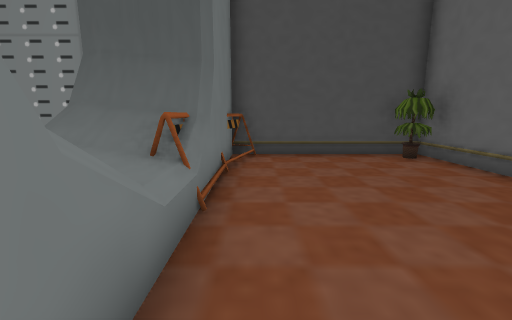
View 1 (above)

16 first-person views from a walk through a scene from a Unity 3-D project. The camera is 1.3 m above the floor, tilts 10° down and sees 90° across. The floor is counted in squares, 1 m on a side. Each view is taken from the middle of a square. On the plan, view 1 faces up. The plan holds only what a view shows up to about 13 squares ahead; the rest is blank. The place goes on beyond the plan. Some animated figures are not drawn.

View 2
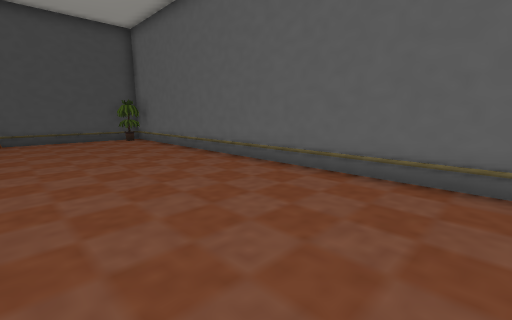

View 3
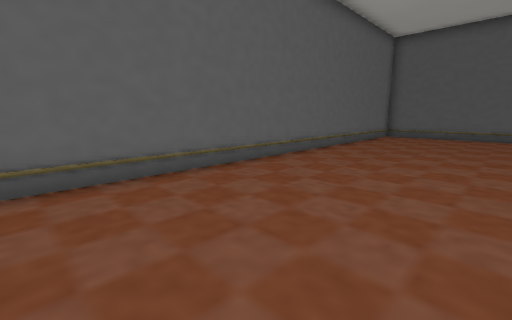

View 4
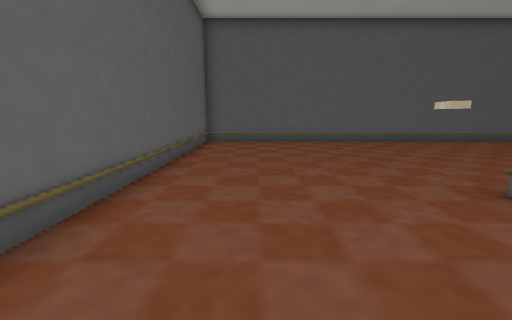

View 5
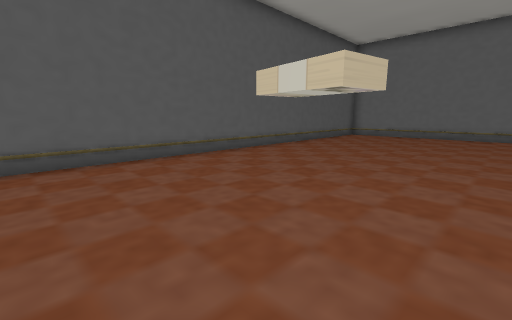

View 6
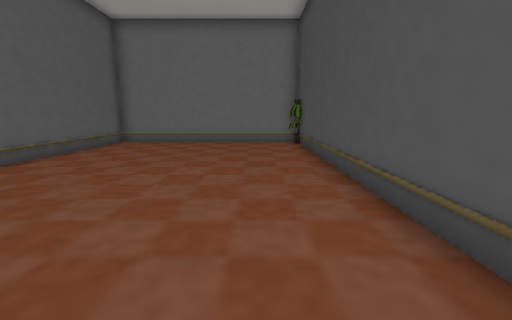

View 7
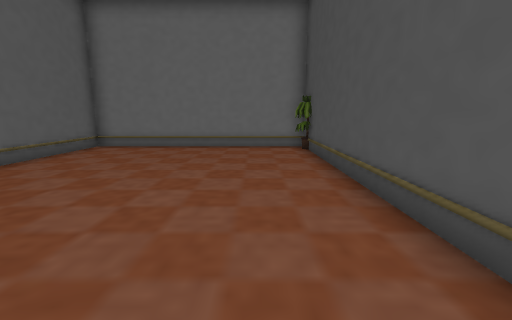

View 8
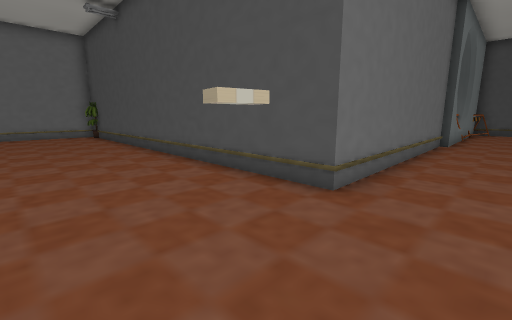

View 9
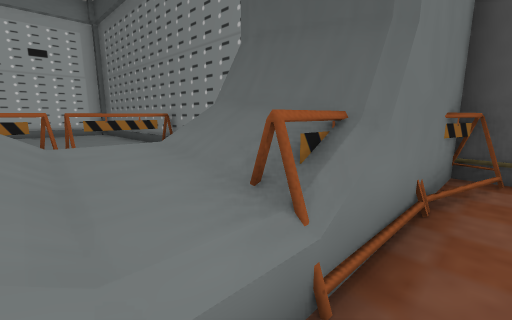

View 10
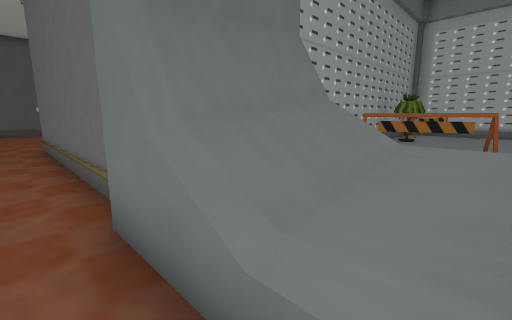

View 11
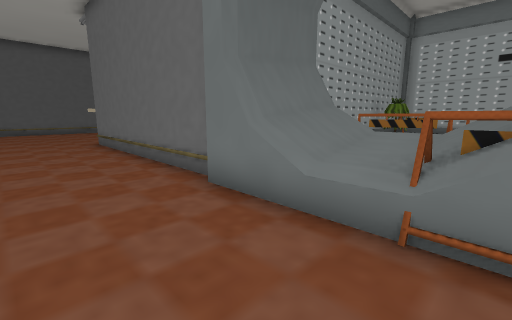

View 12
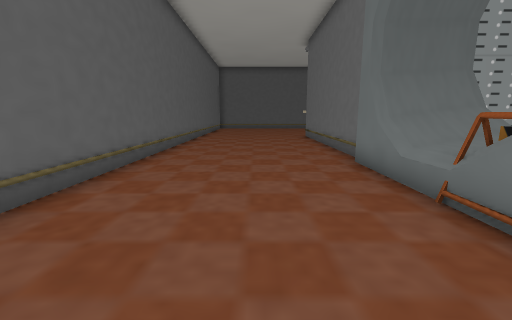

View 13
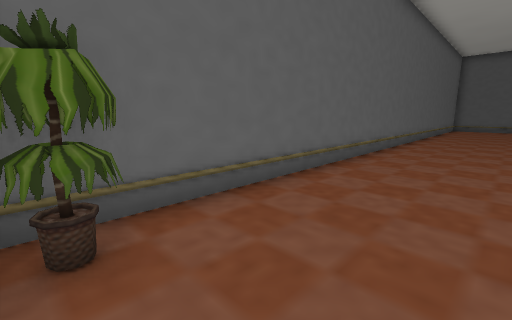

View 14
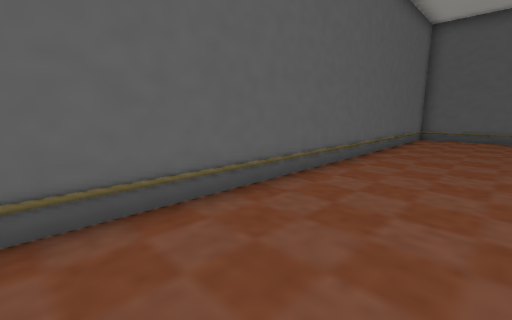

View 15
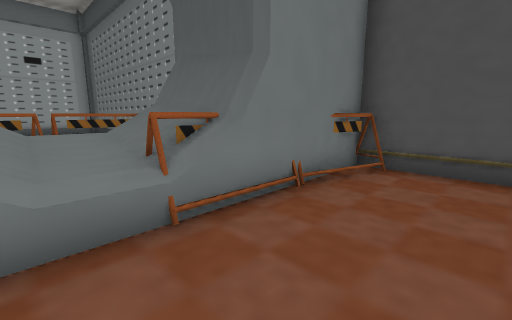

View 16
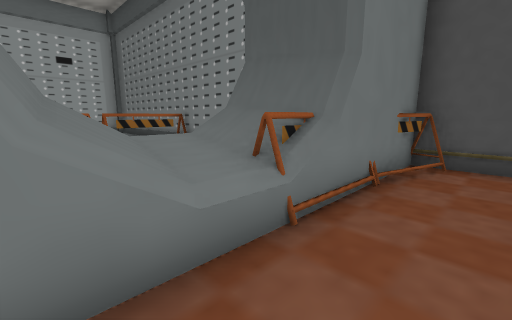

### Floor plan
Points are (right, up) in squares from view 1. A wall is a line through its corners. A room is listed if a view was taken in it or the views show most of it. See-through windows are left out.
Room 1 (views 1, 2, 3, 4, 5, 6, 7, 8, 9, 10, 11, 12, 13, 14, 15, 16)
walls: (-1.1, -0.1) (-1.1, -9) (-15.8, -9); (-1, 1.2) (-0.7, 0.8); (-0.8, 2.5) (-0.8, -0.3); (-16.1, -9) (-16.7, -9) (-16.7, -17.6) (5.4, -17.6) (5.4, 8.5) (-0.8, 8.5) (-0.8, 3.5); (-0.7, 4.1) (-1, 3.5); (-0.7, 4.4) (-1, 4); (4.6, 7.2) (4.2, 7.4) (4.3, 8.1); (5.1, 7.4) (4.7, 7.2); (5.1, 7.4) (5.1, 8)
low walls: (-1, 2.2) (-0.6, 1.4); (5.1, 7.4) (4.6, 7.2)
ways out: opening at (0, 2.5)
objects: other object (-2, -11) to (-1, -11); barricade (-1, 5); barricade (-1, 8) to (0, 8)

Positions as (right, up) in squares from view 1, and headings:
1: (0, 0), facing up
2: (0, -6), facing up-right
3: (0, -1), facing down-right
4: (3, -5), facing down
5: (0, -10), facing down-left
6: (-4, -11), facing left
7: (-6, -11), facing left
8: (1, -13), facing up-left
9: (0, 2), facing up-left
10: (0, 3), facing down-left
11: (2, 4), facing down-left
12: (2, 7), facing down
13: (2, 8), facing down-right
14: (2, -2), facing down-right
15: (2, 2), facing up-left
16: (1, 1), facing up-left
